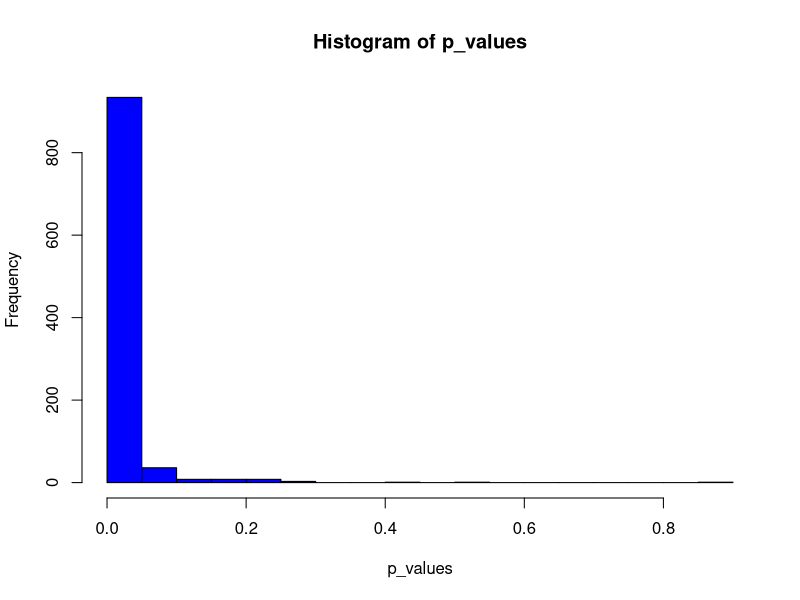

Recreate this plot in R.
## ---- chunk 1
knitr::opts_chunk$set(echo = TRUE)
knitr::opts_chunk$set(warning = FALSE, message = FALSE) 
## ---- chunk 2
# Installing and loading libraries 
library(tidyverse)
library(dplyr)
library(ggplot2)
library(car)
## ---- chunk 3
#nothing is ever truly random when "randomly" generated - always pseudo random
#set.seed(124) #can be used to get the same "random" sample consistently 
dog_mu = 20
dog_sigma = 5
dog_sample = rnorm(100,dog_mu,dog_sigma)
cat_mu = 15
cat_sigma = 2
cat_sample = rnorm(100,cat_mu,cat_sigma)

#random R tip #1: to view any variable, highlight it and Cmd+enter/Ctrl+enter 
## ---- chunk 4
# create histogram of dog sizes
# <\br>

# create histogram of cat sizes
# <\br>

# plot two distributions together
# <\br>

#try other ways to visualize the data here 
# <\br>

## ---- chunk 5
#Summarize data and fill table below 
# <\br>
## ---- chunk 6
#Run the Shapiro-Wilk test for normality
# <\br>
## ---- chunk 7
#because Levene's test was written for data frames, we will have to wrangle our two vectors into a data frame to get in the required format before running Levene's test 
data_frame <- as.data.frame(cbind(dog_sample, cat_sample))
data_frame <- pivot_longer(data_frame, everything(), names_to = "variable", values_to = "value")
#Run Levene's test 
# <\br>

#NOTE: The plots and other tests we ran above can be redone in a more efficient and elegant way with our data_frame. Give it a try! 
# <\br>
## ---- chunk 8
# Perform t-test here
# <\br>
## ---- chunk 9
dog_mu = 20
dog_sigma = 5
cat_mu = 18
cat_sigma = 3

p_values <- c()

#generate data and run t-test and obtain p-value a 1000 times 
for (x in 1:1000) {
  dog_sample = rnorm(100,dog_mu,dog_sigma)
  cat_sample = rnorm(100,cat_mu,cat_sigma)
  #running the Welch's test - more robust in case there is a violation of the homogeneity assumption 
  p_value <- t.test(dog_sample,cat_sample,var.equal = FALSE)$p.value
  p_values <-c(p_values, p_value)
}

#plot histogram of p-values

hist_p <- hist(p_values,
main="Distribution of p-values",
xlab="p-value",
ylab = "freq",
col="orange",
alpha = 0.4, 
freq=FALSE,
breaks = 20,
plot = FALSE
)
plot(hist_p, col = "blue")

## Try playing around with the mu and sigma values will give you an idea of what happens to the distribution of p-value as the true means get closer 
